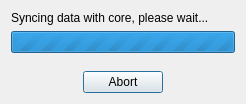
<ui version="4.0" >
 <class>SaveIdentitiesDlg</class>
 <widget class="QDialog" name="SaveIdentitiesDlg" >
  <property name="geometry" >
   <rect>
    <x>0</x>
    <y>0</y>
    <width>246</width>
    <height>104</height>
   </rect>
  </property>
  <property name="windowTitle" >
   <string>Sync With Core</string>
  </property>
  <layout class="QVBoxLayout" >
   <item>
    <widget class="QLabel" name="label" >
     <property name="text" >
      <string>Syncing data with core, please wait...</string>
     </property>
     <property name="alignment" >
      <set>Qt::AlignLeading|Qt::AlignLeft|Qt::AlignTop</set>
     </property>
     <property name="wordWrap" >
      <bool>true</bool>
     </property>
    </widget>
   </item>
   <item>
    <widget class="QProgressBar" name="progressBar" >
     <property name="maximum" >
      <number>0</number>
     </property>
     <property name="value" >
      <number>0</number>
     </property>
     <property name="invertedAppearance" >
      <bool>false</bool>
     </property>
    </widget>
   </item>
   <item>
    <spacer>
     <property name="orientation" >
      <enum>Qt::Vertical</enum>
     </property>
     <property name="sizeHint" >
      <size>
       <width>20</width>
       <height>40</height>
      </size>
     </property>
    </spacer>
   </item>
   <item>
    <layout class="QHBoxLayout" >
     <item>
      <spacer>
       <property name="orientation" >
        <enum>Qt::Horizontal</enum>
       </property>
       <property name="sizeHint" >
        <size>
         <width>40</width>
         <height>20</height>
        </size>
       </property>
      </spacer>
     </item>
     <item>
      <widget class="QPushButton" name="abort" >
       <property name="sizePolicy" >
        <sizepolicy vsizetype="Fixed" hsizetype="Preferred" >
         <horstretch>0</horstretch>
         <verstretch>0</verstretch>
        </sizepolicy>
       </property>
       <property name="text" >
        <string>Abort</string>
       </property>
       <property name="icon" >
        <iconset resource="../../icons/icons.qrc" >:/22x22/actions/oxygen/22x22/actions/dialog-cancel.png</iconset>
       </property>
      </widget>
     </item>
     <item>
      <spacer>
       <property name="orientation" >
        <enum>Qt::Horizontal</enum>
       </property>
       <property name="sizeHint" >
        <size>
         <width>40</width>
         <height>20</height>
        </size>
       </property>
      </spacer>
     </item>
    </layout>
   </item>
  </layout>
 </widget>
 <resources>
  <include location="../../icons/icons.qrc" />
 </resources>
 <connections>
  <connection>
   <sender>abort</sender>
   <signal>clicked()</signal>
   <receiver>SaveIdentitiesDlg</receiver>
   <slot>reject()</slot>
   <hints>
    <hint type="sourcelabel" >
     <x>122</x>
     <y>85</y>
    </hint>
    <hint type="destinationlabel" >
     <x>122</x>
     <y>51</y>
    </hint>
   </hints>
  </connection>
 </connections>
</ui>
